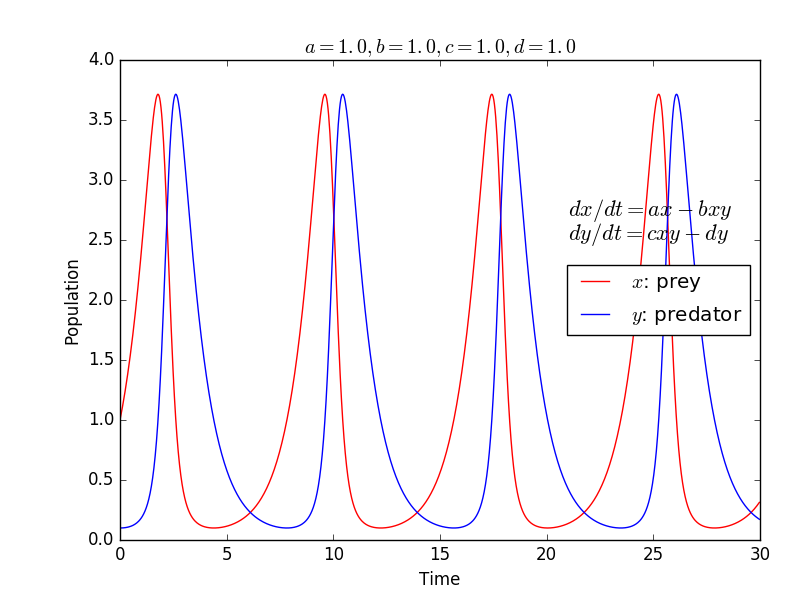

The script that drew this image:
#!/usr/bin/env python
"""
    Sample Code

    Status
    ------
    Version 1.0

    Authour
    -------
    Shigeru Inagaki                                       
    Research Institute for Applied Mechanics 
    inagaki@riam.kyushu-u.ac.jp  
    
    Revision History
    ----------------
    [11-April-2017] Creation

    Copyright
    ---------
    2017 Shigeru Inagaki (inagaki@riam.kyushu-u.ac.jp)
    Released under the MIT, BSD, and GPL Licenses.

"""
import numpy as np
import scipy.integrate as desol
import matplotlib.pyplot as plt

def predator_prey(f, t, a, b, c, d):
    """ return left hand sides of ordinary differential equations

        model equation:
            dx/dt = ax - bxy
            dy/dt = cxy - dy

    f[0]    - x: Population of prey
    f[1]    - y: Population of predator
    t       - Time
    a,b,c,d - Control parameters
    """
    return [a*f[0]-b*f[0]*f[1], c*f[0]*f[1]-d*f[1]]


#model
#eq1 = r"$\frac{dx}{dt} = ax - bxy$"
#eq2 = r"$\frac{dy}{dt} = cxy - dy$"
eq1 = r"$dx/dt = ax - bxy$"
eq2 = r"$dy/dt = cxy - dy$"

#input parameters
a = 1.0
b = 1.0
c = 1.0
d = 1.0
header = r"$a={0:.1f}, b={1:.1f}, c={2:.1f}, d={3:.1f}$".format(a, b, c, d)

#initial condition
f0 = [1.0, 0.1]

#independent variable
nt = 1000
tmax = 30.0
dt = tmax / nt
t = dt * np.arange(nt)

f = desol.odeint(predator_prey, f0, t, args=(a,b,c,d))

#plot
prey = f[:,0]
predator = f[:,1]

fig = plt.figure()
ax = fig.add_axes([0.15, 0.1, 0.8, 0.8])
ax.plot(t, prey, color='r', label=r"$x$: prey")
ax.plot(t, predator, color='b', label=r"$y$: predator")
handles, labels = ax.get_legend_handles_labels()
ax.legend(handles, labels, loc='best')
ax.text(21, 2.7, eq1, fontsize=16)
ax.text(21, 2.5, eq2, fontsize=16)
ax.set_xlabel("Time")
ax.set_ylabel("Population")
ax.set_title(header)
plt.show()
